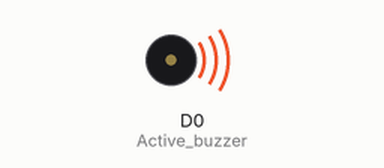
Recording of a sketch running on a simulated ESP8266 (NodeMCU). On the bench: buzzer (waves = sounding, pin HIGH).

Above: at 0.5 s.
Timing chart, 0 to 4.6 s (numbered marks = the images above):
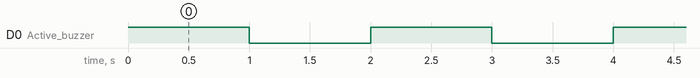

Measured:
- by itself, D0 (Active_buzzer): alternates HIGH for 1.0 s and LOW for 1.0 s

The sketch:

Aktivasi_Buzzer.ino
```cpp
#define Active_buzzer D0 // Tentukan pin 8 sebagai pin yang terhubung ke buzzer aktif

void setup () {
  pinMode (Active_buzzer,OUTPUT) ; // Atur mode pin buzzer aktif sebagai OUTPUT saat setup
}

void loop () {
  digitalWrite(Active_buzzer,HIGH) ; // Hidupkan buzzer aktif dengan mengatur pin menjadi HIGH
  delay (1000); // Tunggu selama 1 detik
  digitalWrite(Active_buzzer,LOW) ; // Matikan buzzer aktif dengan mengatur pin menjadi LOW
  delay (1000); // Tunggu selama 1 detik sebelum mengulangi loop
}
```
